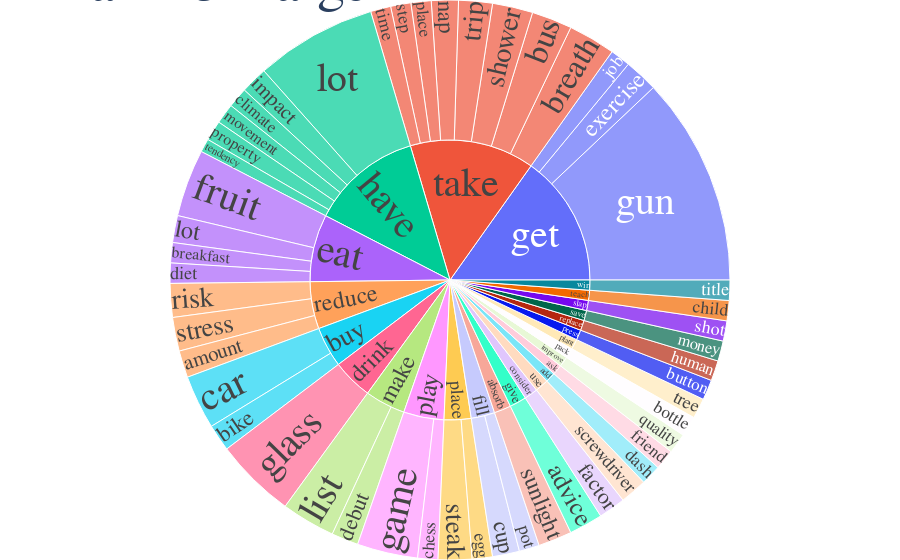

Notebook source saved alongside this figure:
### Code cell
# import pandas as pd
# import json
# import tqdm

# model =   'google/flan-t5-large'
# category = 'All'
# df_model = pd.read_csv(f'./d_{model}/{category}.csv')
# data = df_model['0'].dropna().tolist()
# print(len(data))

# raw_phrases_l = []
# for instruction in tqdm.tqdm(data):
#     instruction = re.sub(r"[^a-zA-Z0-9\s]", "", instruction)
#     try:
#         verb, noun = find_root_verb_and_its_dobj_in_string(instruction)
#         raw_phrases_l.append({
#             "verb": verb,
#             "noun": noun,
#             "instruction": instruction
#         })
#     except Exception as e:
#         print(e)
#         print(instruction)
        
# raw_phrases_l = pd.DataFrame(raw_phrases_l)
# phrases_l = pd.DataFrame(raw_phrases_l).dropna()
# phrases_l[["verb", "noun"]].groupby(["verb", "noun"]).size().sort_values(ascending=False)
# phrases_l.to_csv('flan-t5-large-verb-pairs.csv', index=False)

# import os
# import plotly.graph_objects as go
# import plotly.express as px

# df["blank"] = "ROOT"

phrases_l = pd.read_csv('flan-t5-large-verb-pairs.csv')
df = phrases_l.groupby(["verb", "noun"]).size().sort_values(ascending=False).head(50).reset_index().rename(columns={0: "count"})

#df = df[df["count"] > 30]
print(df)
fig = px.sunburst(df, path=['verb', 'noun'], values='count')
# fig.update_layout(uniformtext=dict(minsize=10, mode='hide'))
fig.update_layout(
    title="Flan-T5-Large",
    margin=dict(l=0, r=0, t=0, b=0),
    font_family="Times New Roman",
    font=dict(size=40),
)

fig.show()
os.makedirs('./output', exist_ok=True)
fig.write_image(f"./output/flan-t5-piechart.svg")

### Figure 1 — Plotly figure (JSON) as saved in the notebook; plotly's stock layout.template omitted (floating-point values rounded to 4 significant figures)
{"data": [{"branchvalues": "total", "domain": {"x": [0, 1], "y": [0, 1]}, "hovertemplate": "labels=%{label}<br>count=%{value}<br>parent=%{parent}<br>id=%{id}<extra></extra>", "ids": ["give/advice", "reduce/amount", "buy/bike", "pack/bottle", "eat/breakfast", "take/breath", "take/bus", "press/button", "buy/car", "play/chess", "teach/child", "have/climate", "fill/cup", "add/dash", "make/debut", "eat/diet", "place/egg", "get/exercise", "consider/factor", "ask/friend", "eat/fruit", "play/game", "drink/glass", "get/gun", "replace/human", "have/impact", "get/job", "make/list", "eat/lot", "have/lot", "save/money", "have/movement", "take/nap", "take/place", "fill/pot", "have/property", "improve/quality", "reduce/risk", "use/screwdriver", "slap/shot", "take/shower", "place/steak", "take/step", "reduce/stress", "absorb/sunlight", "have/tendency", "take/time", "win/title", "plant/tree", "take/trip", "absorb", "add", "ask", "buy", "consider", "drink", "eat", "fill", "get", "give", "have", "improve", "make", "pack", "place", "plant", "play", "press", "reduce", "replace", "save", "slap", "take", "teach", "use", "win"], "labels": ["advice", "amount", "bike", "bottle", "breakfast", "breath", "bus", "button", "car", "chess", "child", "climate", "cup", "dash", "debut", "diet", "egg", "exercise", "factor", "friend", "fruit", "game", "glass", "gun", "human", "impact", "job", "list", "lot", "lot", "money", "movement", "nap", "place", "pot", "property", "quality", "risk", "screwdriver", "shot", "shower", "steak", "step", "stress", "sunlight", "tendency", "time", "title", "tree", "trip", "absorb", "add", "ask", "buy", "consider", "drink", "eat", "fill", "get", "give", "have", "improve", "make", "pack", "place", "plant", "play", "press", "reduce", "replace", "save", "slap", "take", "teach", "use", "win"], "name": "", "parents": ["give", "reduce", "buy", "pack", "eat", "take", "take", "press", "buy", "play", "teach", "have", "fill", "add", "make", "eat", "place", "get", "consider", "ask", "eat", "play", "drink", "get", "replace", "have", "get", "make", "eat", "have", "save", "have", "take", "take", "fill", "have", "improve", "reduce", "use", "slap", "take", "place", "take", "reduce", "absorb", "have", "take", "win", "plant", "take", "", "", "", "", "", "", "", "", "", "", "", "", "", "", "", "", "", "", "", "", "", "", "", "", "", ""], "type": "sunburst", "values": [5, 4, 4, 3, 3, 7, 6, 3, 8, 3, 3, 3, 4, 3, 4, 3, 3, 5, 4, 3, 10, 9, 12, 31, 3, 4, 3, 8, 4, 18, 3, 3, 4, 3, 3, 3, 3, 5, 4, 3, 6, 5, 3, 5, 5, 2, 3, 3, 3, 5, 5, 3, 3, 12, 4, 12, 20, 7, 39, 5, 33, 3, 12, 3, 8, 3, 12, 3, 14, 3, 3, 3, 37, 3, 4, 3]}], "layout": {"font": {"family": "Times New Roman", "size": 40}, "legend": {"tracegroupgap": 0}, "margin": {"b": 0, "l": 0, "r": 0, "t": 0}, "title": {"text": "Flan-T5-Large"}}}
